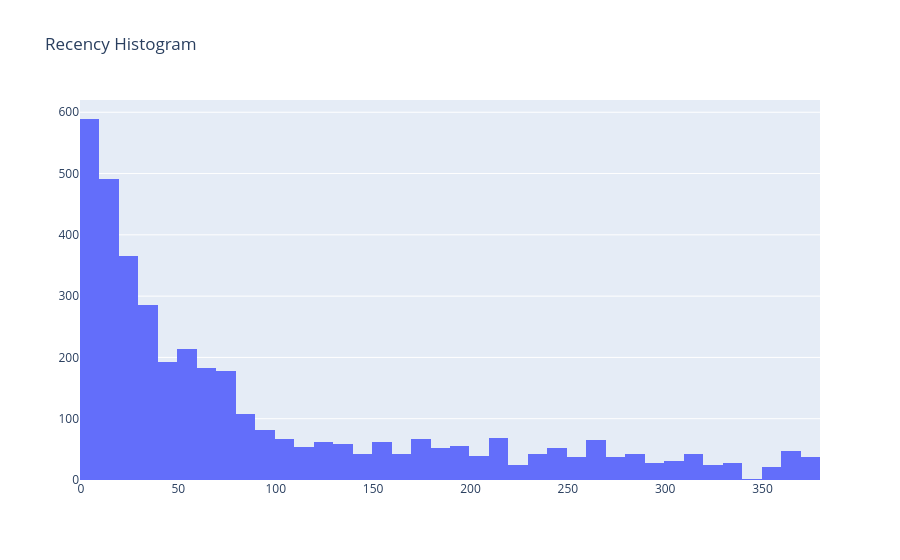
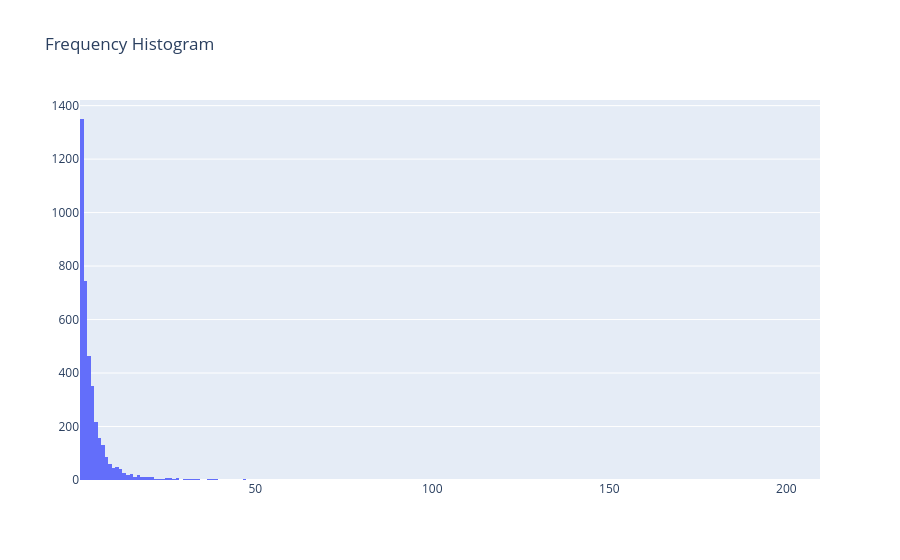
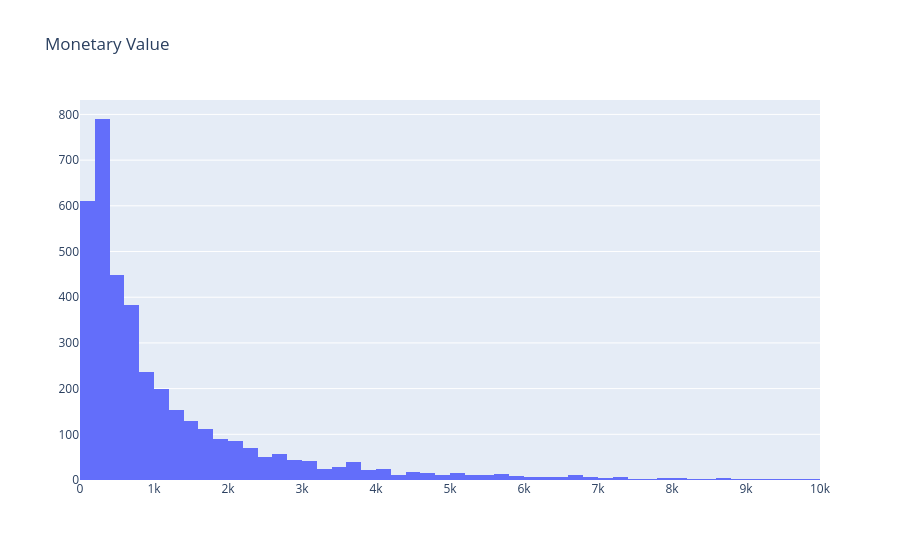
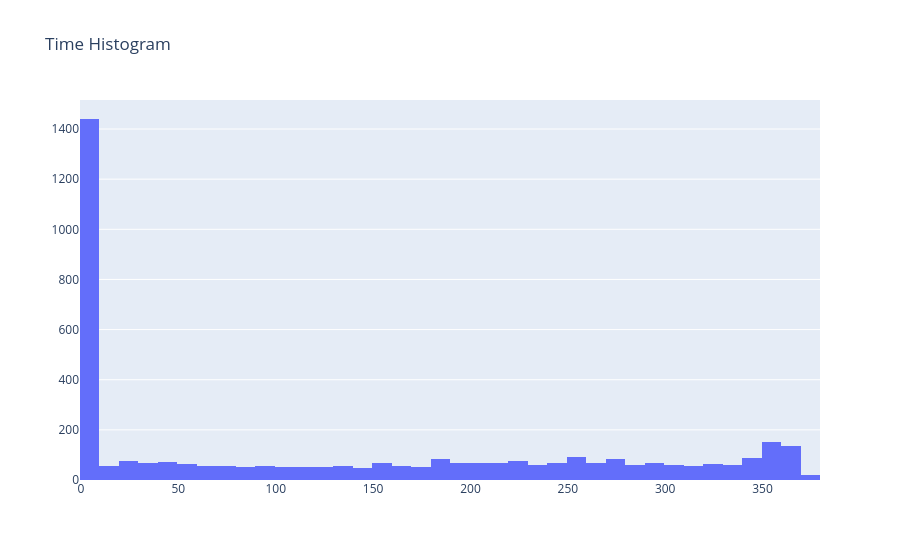

Here is the notebook cell these charts were saved with, in order:
### Code cell
### PROCESSING CUSTOMER SEGMENTATION DATA ###
### Step 3: Data Preprocessing, EDA & Feature Engineering ###

##### Data Cleaning 

# Remove rows with no CustomerID or InvoiceNo
df.dropna(subset=['CustomerID', 'InvoiceNo'], inplace=True)
# Remove cancelled transactions (often indicated by 'C' in InvoiceNo)
df = df[~df['InvoiceNo'].astype(str).str.contains('C')]
# Remove zero or negative quantity and price
df = df[(df['Quantity'] > 0) & (df['UnitPrice'] > 0)]

# Convert InvoiceDate to datetime object
df['InvoiceDate'] = pd.to_datetime(df['InvoiceDate'])

# Calculate TotalPrice for each transaction
df['TotalPrice'] = df['Quantity'] * df['UnitPrice']

# Filter only UK data which is approximately ~90% of the data
df_uk = df.query("Country=='United Kingdom'").reset_index(drop=True)

##### Calculate RFMT-D Metrics (Recency, Frequency, Monetary, Time and Diversity)

# Define a snapshot date for Recency calculation (one day after the last transaction date in the data)
snapshot_date = df_uk['InvoiceDate'].max() + dt.timedelta(days=1)

# Calculate R, F, M, T and D
rfmtd_df = df_uk.groupby('CustomerID').agg(
    Recency=('InvoiceDate', lambda x: (snapshot_date - x.max()).days), # Days since the last purchase (lower is better)
    Frequency=('InvoiceNo', 'nunique'), # Number of unique invoices/transactions (higher is better)
    Monetary=('TotalPrice', 'sum'), # Total amount spent (higher is better)
    Time=('InvoiceDate', lambda x: (x.max() - x.min()).days), # Number of days between the first and last purchase
    Diversity=('StockCode', 'nunique') # Count unique StockCodes for diversity of products
        
)

# Rename columns for clarity
rfmtd_df.columns = ['Recency', 'Frequency', 'Monetary', 'Time', 'Diversity']

print("RFMT-D Metrics: ")
print(" ")
print(rfmtd_df.head())
print("----------------------------------------------------------------------------------------------------")

##### Assign Scores (using quantiles 1-5)
# Lower recency is better (higher score), so we invert the labels
rfmtd_df['R_score'] = pd.qcut(rfmtd_df['Recency'], 5, labels=[5, 4, 3, 2, 1])
rfmtd_df['F_score'] = pd.qcut(rfmtd_df['Frequency'].rank(method="first"), 5, labels=[1, 2, 3, 4, 5])
rfmtd_df['M_score'] = pd.qcut(rfmtd_df['Monetary'], 5, labels=[1, 2, 3, 4, 5])
rfmtd_df['T_score'] = pd.qcut(rfmtd_df['Time'], q=5, duplicates='drop')
rfmtd_df['D_score'] = pd.qcut(rfmtd_df['Diversity'].rank(method="first"), 5, labels=[1, 2, 3, 4, 5])

# Combine scores to get a total RFMT-D score
rfmtd_df['RFMTD_Score'] = rfmtd_df['R_score'].astype(str) + rfmtd_df['F_score'].astype(str) + rfmtd_df['M_score'].astype(str) + rfmtd_df['T_score'].astype(str) + rfmtd_df['D_score'].astype(str)  

print("\nRFMT-D Scores:")
print(" ")
print(rfmtd_df.head())
print("----------------------------------------------------------------------------------------------------")

##### FEATURE ENGINEERING

# Clustering with K-Means for advanced segmentation
# The scores are often skewed; normalization/scaling is recommended before K-Means
scaler = MinMaxScaler()
rfmtd_scaled = scaler.fit_transform(rfmtd_df[['Recency', 'Frequency', 'Monetary', 'Time', 'Diversity']])

# Determine optimal clusters using the Elbow method or Silhouette Scores 
# Evaluate range of K values
k_range = range(2, 11)
wcss = []               # For Elbow Method
silhouette_scores = []  # For Silhouette Score

for k in k_range:
    kmeans = KMeans(n_clusters=k, random_state=42, n_init=10)
    kmeans.fit(rfmtd_scaled)
    wcss.append(kmeans.inertia_)  # Inertia = WCSS
    silhouette_scores.append(silhouette_score(rfmtd_scaled, kmeans.labels_))

print(" ")
print("K-MEANS CLUSTERING")

# Plot Elbow Method
plt.figure(figsize=(12, 5))
plt.subplot(1, 2, 1)
plt.plot(k_range, wcss, marker='o')
plt.title("Elbow Method\n(Look for the elbow point)")
plt.xlabel("Number of Clusters (k)")
plt.ylabel("WCSS (Inertia)")
plt.grid(True)

# Plot Silhouette Scores
plt.subplot(1, 2, 2)
plt.plot(k_range, silhouette_scores, marker='s', color='green')
plt.title("Silhouette Score\n(Higher is better)")
plt.xlabel("Number of Clusters (k)")
plt.ylabel("Average Silhouette Score")
plt.grid(True)

plt.tight_layout()
plt.show()

# After determining optimal K (e.g., K=4) from the plot:
optimal_k = 4 # Replace with your chosen K
kmeans_model = KMeans(n_clusters=optimal_k, random_state=42, n_init=10)
rfmtd_df['Cluster'] = kmeans_model.fit_predict(rfmtd_scaled)

print(f"\nCustomer counts per cluster for K={optimal_k}:")
print(rfmtd_df['Cluster'].value_counts())
print("----------------------------------------------------------------------------------------------------")

##### VISUALIZE


print("\nApplied EDA: HISTOGRAM Distributions")
print(" ")
print("----------------------------------------------------------------------------------------------------")

# Set up the visualization environment
sns.set_style("whitegrid")
plt.figure(figsize=(12, 4))

# Plot Recency distribution
subplot(2, 3, 1)
sns.histplot(rfmtd_df['Recency'], bins=20, kde=True)
plt.title('Recency Distribution')

# Plot Frequency distribution
subplot(2, 3, 2)
sns.histplot(rfmtd_df['Frequency'], bins=20, kde=True)
plt.title('Frequency Distribution')

# Plot Monetary distribution
subplot(2, 3, 3)
sns.histplot(rfmtd_df['Monetary'], bins=20, kde=True)
plt.title('Monetary Distribution')

# Plot Time distribution
subplot(2, 3, 4)
sns.histplot(rfmtd_df['Time'], bins=20, kde=True)
plt.title('Time Distribution')

# Plot Time distribution
subplot(2, 3, 5)
sns.histplot(rfmtd_df['Diversity'], bins=20, kde=True)
plt.title('Diversity Distribution')

plt.tight_layout()
plt.show()

print("\nApplied EDA: PAIR PLOT Distributions")
print(" ")
print("----------------------------------------------------------------------------------------------------")

sns.pairplot(rfmtd_df)
plt.show()

print("\nEXPANDED DISTRIBUTIONS FOR CLEARER VISIBILITY")
print(" ")
print("----------------------------------------------------------------------------------------------------")

#plot a RECENCY histogram

plot_data = [
    go.Histogram(
        x=rfmtd_df['Recency']
    )
]

plot_layout = go.Layout(
        title='Recency Histogram'
    )
fig = go.Figure(data=plot_data, layout=plot_layout)
pyoff.iplot(fig)

#plot a FREQUENCY histogram

plot_data = [
    go.Histogram(
        x=rfmtd_df.query('Frequency < 1000')['Frequency']
        
    )
]

plot_layout = go.Layout(
        title='Frequency Histogram'
    )
fig = go.Figure(data=plot_data, layout=plot_layout)
pyoff.iplot(fig)


#plot a MONETARY histogram

plot_data = [
    go.Histogram(
        x=rfmtd_df.query('Monetary < 10000')['Monetary']
    )
]

plot_layout = go.Layout(
        title='Monetary Value'
    )
fig = go.Figure(data=plot_data, layout=plot_layout)
pyoff.iplot(fig)

#plot a TIME histogram

plot_data = [
    go.Histogram(
        x=rfmtd_df['Time']
    )
]

plot_layout = go.Layout(
        title='Time Histogram'
    )
fig = go.Figure(data=plot_data, layout=plot_layout)
pyoff.iplot(fig)

#plot a DIVERSITY histogram

plot_data = [
    go.Histogram(
        x=rfmtd_df.query('Diversity < 1000')['Diversity']
    )
]

plot_layout = go.Layout(
        title='Diversity Histogram'
    )
fig = go.Figure(data=plot_data, layout=plot_layout)
pyoff.iplot(fig)

### Figure 1 — Plotly figure (JSON) as saved in the notebook; plotly's stock layout.template omitted (floating-point values rounded to 4 significant figures; data arrays with more than 128 entries replaced by an {"elided": "..."} marker saying what was removed)
{"data": [{"type": "histogram", "x": {"elided": "3920 int values"}}], "layout": {"autosize": true, "title": {"text": "Recency Histogram"}, "xaxis": {"autorange": true, "range": [-0.5, 379.5], "type": "linear"}, "yaxis": {"autorange": true, "range": [0, 620]}}}

### Figure 2 — Plotly figure (JSON) as saved in the notebook; plotly's stock layout.template omitted (floating-point values rounded to 4 significant figures; data arrays with more than 128 entries replaced by an {"elided": "..."} marker saying what was removed)
{"data": [{"type": "histogram", "x": {"elided": "3920 int values"}}], "layout": {"autosize": true, "title": {"text": "Frequency Histogram"}, "xaxis": {"autorange": true, "range": [0.5, 209.5], "type": "linear"}, "yaxis": {"autorange": true, "range": [0, 1421.0]}}}

### Figure 3 — Plotly figure (JSON) as saved in the notebook; plotly's stock layout.template omitted (floating-point values rounded to 4 significant figures; data arrays with more than 128 entries replaced by an {"elided": "..."} marker saying what was removed)
{"data": [{"type": "histogram", "x": {"elided": "3835 float values"}}], "layout": {"autosize": true, "title": {"text": "Monetary Value"}, "xaxis": {"autorange": true, "range": [0, 10000], "type": "linear"}, "yaxis": {"autorange": true, "range": [0, 831.6]}}}

### Figure 4 — Plotly figure (JSON) as saved in the notebook; plotly's stock layout.template omitted (floating-point values rounded to 4 significant figures; data arrays with more than 128 entries replaced by an {"elided": "..."} marker saying what was removed)
{"data": [{"type": "histogram", "x": {"elided": "3920 int values"}}], "layout": {"autosize": true, "title": {"text": "Time Histogram"}, "xaxis": {"autorange": true, "range": [-0.5, 379.5], "type": "linear"}, "yaxis": {"autorange": true, "range": [0, 1516.0]}}}
